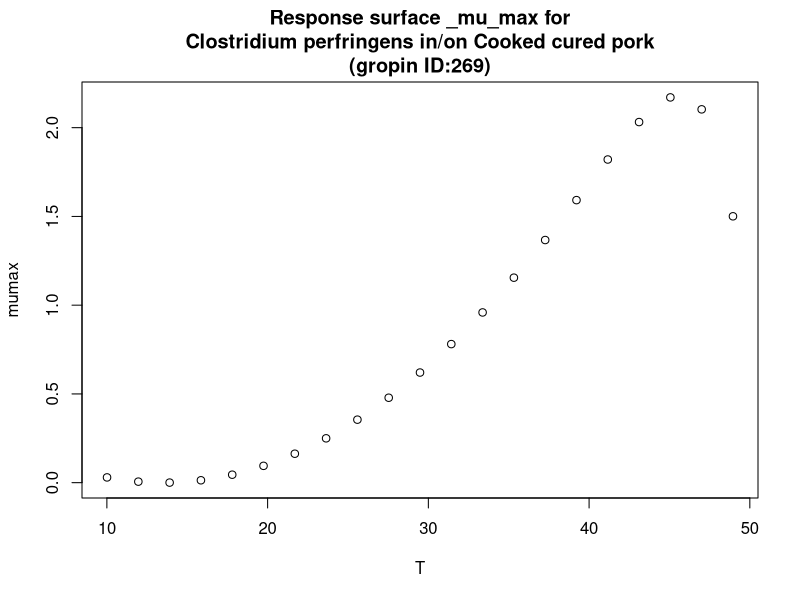

R code for this plot:
#############################
# start of Parameter script
#############################
T <- seq(10.01,48.951048951049,length.out=21)
#############################
# end of Parameter script
#############################
############################# 
# start of Model script Gropin ID 269 
#############################
 
# constant coefficients for this model
A <- 0.00243
B <- 0.41
Tmin <- 13.5
Tmax <- 50.6
 
variables <- data.frame(T)
argumentsPar <- unique.data.frame(expand.grid(variables))
 
# heart of the model
response_surface <- function(T) {
   mumax <-(A*((T-Tmin)^2)*(1-exp(B*(T-Tmax))))

	return(mumax=mumax)
} 

# output parameters
responseSurface <- cbind(argumentsPar,response_surface(argumentsPar['T']))
colnames(responseSurface) <- c(colnames(argumentsPar),'mumax')
#############################
# End of Model script
#############################
############################# 
# start of Visualisation script Gropin ID 269 
#############################
titleText <-'Response surface _mu_max for
Clostridium perfringens in/on Cooked cured pork
(gropin ID:269)'
plot(T,responseSurface$'mumax',xlab='T',
                          ylab='mumax',main=titleText)
#############################
# End of Visualisation script
#############################
